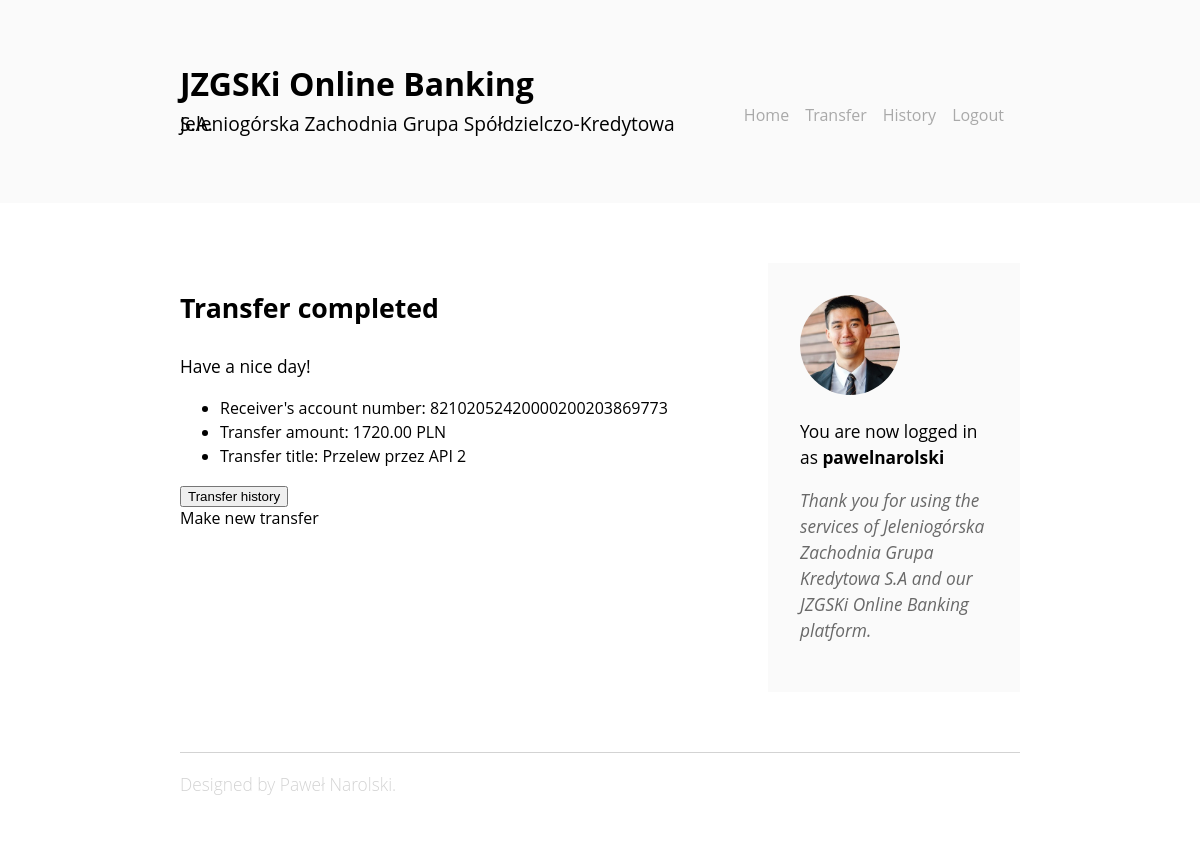
Screenshot of /transfers/complete (signed in) with the database file from the repository.
### onlinebank/models.py (models this page shows, shortened)
class Transfer(models.Model):
    IBAN_validator = RegexValidator(regex=r'^\d{26}$', message="Bank account must have 26 digits.")
    from_account = models.ForeignKey(User, editable=False, on_delete=models.CASCADE)
    to_account = models.CharField(validators=[IBAN_validator], null=False, max_length=26)
    title = models.CharField(max_length=60, blank=False, null=False)
    amount = models.DecimalField(max_digits=22, decimal_places=2)
    date = models.DateTimeField(auto_now_add=True)

### onlinebank/views.py (the view)
# urls.py: path('transfers/complete', views.complete_transfer, name="complete_transfer"),
def complete_transfer(request):
    requests = [_ for _ in models.Transfer.objects.all() if _.from_account == request.user]
    transfer_request = requests.pop(-1)
    if transfer_request is not None:
        if request.method == "POST":
            return redirect('history')
        context = {
            'to_account': transfer_request.to_account,
            'title': transfer_request.title,
            'amount': transfer_request.amount,
        }
        return render(request, 'onlinebank/complete_transfer.html', context)
    else:
        return redirect('home')

### onlinebank/templates/onlinebank/complete_transfer.html (shortened to what this page needs)
{% extends 'onlinebank/base.html' %}
{% block content %}
{% if user.is_authenticated %}
<div class="article">
    <h3>Transfer completed</h3>
    <p>Have a nice day!</p>
    <form method="post">
        <div>
        <ul id="transfer-details">
            <li>Receiver's account number: {{ to_account }}</li>
            <li>Transfer amount: {{ amount }} PLN</li>
            <li>Transfer title: {{ title }}</li>
        </ul>
        </div>
        <button type="submit" class="pure-button">Transfer history</button>
        <div class="pure-button" onclick="location.href='{% url 'new_transfer' %}'">Make new transfer</div>
    </form>
</div>
{% else %}
<div class="article">
    <h3>User not logged in</h3>
    <p>Please log in first</p>
</div>
{% endif %}
{% endblock %}

### onlinebank/templates/onlinebank/base.html (shortened to what this page needs)
{% load static %}
<!DOCTYPE html>
<html lang="pl">
<head>
    <link rel="stylesheet" href="{% static 'css/style.css' %}">
    <link rel="stylesheet" href="https://unpkg.com/purecss@1.0.0/build/pure-min.css">
</head>
<body>
    <div class="header">
        <div class="branding">
            <div class="logo">
                <a class="logo-link" href="{% url 'home' %}">JZGSKi Online Banking</a>
                <h2>Jeleniogórska Zachodnia Grupa Spółdzielczo-Kredytowa S.A.</h2>
            </div>
            <div class="menu-container">
                <ul class="menu">
                    <li class="menu-item"><a href="{% url 'home' %}">Home</a></li>
                    {% if user.is_authenticated %}
                    <li class="menu-item"><a href="{% url 'new_transfer' %}" class="active">Transfer</a></li>
                    <li class="menu-item"><a href="{% url 'history' %}" class="active">History</a></li>
                    <li class="menu-item"><a href="{% url 'logout' %}" class="active">Logout</a></li>
                    {% endif %}
                </ul>
            </div>
        </div>
    </div>
    <div class="content">
        {% block content %}
        {% endblock %}
        <div class="sidebar">
            <div class="sidebar-content">
                <div class="biography animated fadeInUp">
                    {% if request.user.is_authenticated %}
                        <img class="profile-pic" src="{% static 'img/profile.jpg' %}" alt="My picture" />
                        <p class"biography-c">You are now logged in as <b>{{ user.username }}</b></p>
                        <p class="biography-c">Thank you for using the services of Jeleniogórska Zachodnia Grupa Kredytowa S.A and our JZGSKi Online Banking platform.</p>
                    {% else %}
                        <h4>Howdy, stranger!</h4>
                        <p class="biography-c">You are not logged in to your bank account at the moment.</p>
                        <p class="biography-c">We encourage you to log in to the JZGSKi or to create a new bank account today!</p>
                    {% endif %}
                </div>
            </div>
        </div>
    </div>
    <div class="footer">
        <div class="about">
            <p>Designed by Paweł Narolski.</p>
        </div>
    </div>
</body>
</html>

### onlinebank/static/css/style.css (style rules this page uses)
.animated { -webkit-animation-duration: 0.5s; animation-duration: 1s; -webkit-animation-fill-mode: both; animation-fill-mode: both; }
.fadeInUp { -webkit-animation-name: fadeInUp; animation-name: fadeInUp; }
.header { background: #FAFAFA; width: 100%; float: left; }
.logo { width: 60%; float: left; }
.menu-container { width: 40%; float: left; }
.menu { list-style-type: none; float: right; }
.menu-item { float: left; display: inline-block; padding: 1.7em 16px 0 0; }
.menu a { text-decoration: none; font-weight: 400; color: darkgrey; }
body { font-family: SF Display, Open Sans, sans-serif; margin: 0 auto; }
.branding { width: 70%; padding: 5% 15%; float: left; }
h2 { font-weight: 400; font-size: 1.2em; line-height: 0; }
.content { float: left; margin: 5% 15% 5% 15%; position: relative; overflow: hidden; }
p { line-height: 1.5em; font-size: 13pt; }
h3 { font-size: 20pt }
.article { float: left; width: 65%; margin-right: 5%; }
.sidebar { float: left; width: 30%; }
.sidebar-content { float:left; }
.biography { background-color: #FAFAFA; padding: 2em 2em; }
.biography-c { font-style: italic; color: dimgray }
.profile-pic { width: 100px; border-radius: 50%; margin-left: auto; margin-right: auto; }
.about { color: lightgray; font-weight: 300; }
.footer { float: left; margin: 0% 15% 5% 15%; border-top: 1px solid lightgray; width: 70%; }
li { line-height: 1.5em; }
.logo-link { text-decoration: none; font-size: 2em; font-weight: bold; color: black; line-height: 1.5em; }

### rows the page displays
Transfer: to_account "82102052420000200203869773", amount "1720.00", title "Przelew przez API 2"

### other values shown
{{ user.username }} "pawelnarolski"
